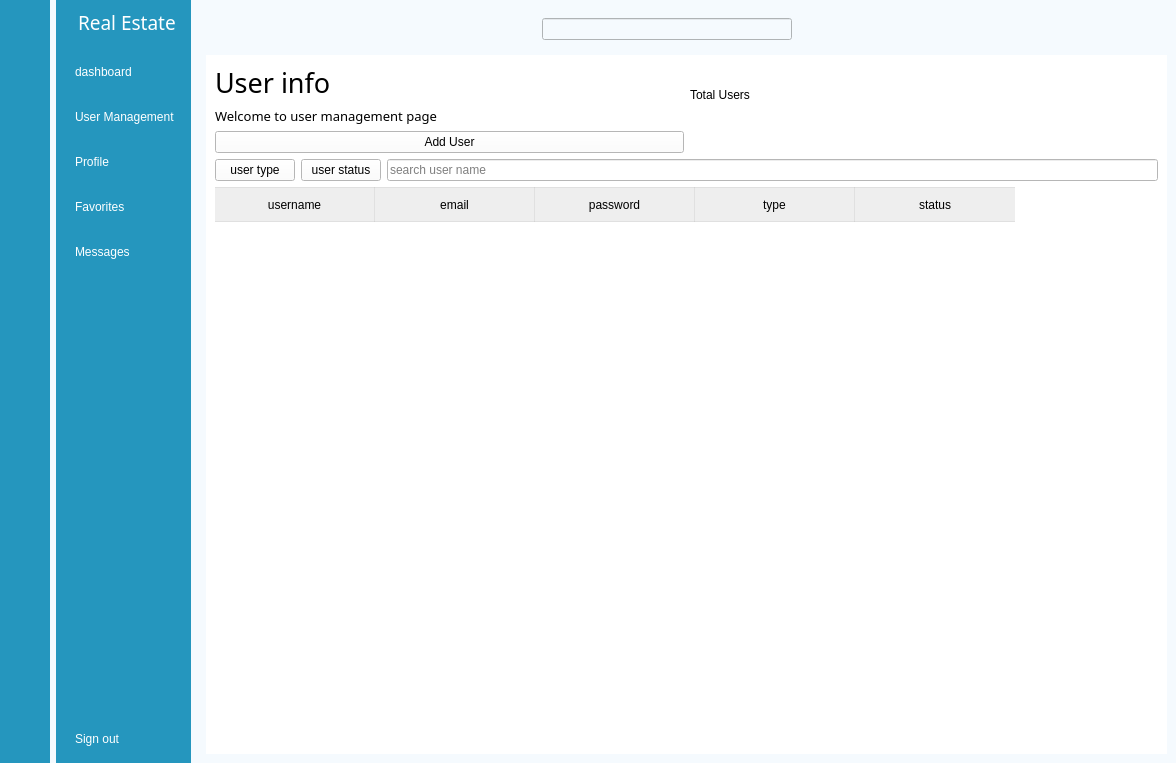
<?xml version="1.0" encoding="UTF-8"?>
<ui version="4.0">
 <class>AdminMenu</class>
 <widget class="QMainWindow" name="AdminMenu">
  <property name="geometry">
   <rect>
    <x>0</x>
    <y>0</y>
    <width>1176</width>
    <height>763</height>
   </rect>
  </property>
  <property name="windowTitle">
   <string>MainWindow</string>
  </property>
  <property name="styleSheet">
   <string notr="true">background-color: rgb(245, 250, 254);</string>
  </property>
  <widget class="QWidget" name="centralwidget">
   <layout class="QGridLayout" name="gridLayout">
    <property name="leftMargin">
     <number>0</number>
    </property>
    <property name="topMargin">
     <number>0</number>
    </property>
    <property name="rightMargin">
     <number>0</number>
    </property>
    <property name="bottomMargin">
     <number>0</number>
    </property>
    <item row="0" column="0">
     <widget class="QWidget" name="icon_name_widget_2" native="true">
      <property name="styleSheet">
       <string notr="true">QWidget{
	
	background-color: rgb(37, 150, 190);
}

QPushButton{
	color:white;
	height:30px;
	border:none;
	font: 10pt &quot;PT Root UI&quot;;
	border-radius:10px
}

QPushButton:checked{
	background-color:#f5fafe;
	color:#1f95ef;
	font-weight:bold
	
}</string>
      </property>
      <layout class="QVBoxLayout" name="verticalLayout_3">
       <item>
        <layout class="QHBoxLayout" name="horizontalLayout_3">
         <item>
          <widget class="QLabel" name="label_4">
           <property name="text">
            <string/>
           </property>
           <property name="pixmap">
            <pixmap resource="res.qrc">:/white/icons/white/home.svg</pixmap>
           </property>
          </widget>
         </item>
        </layout>
       </item>
       <item>
        <layout class="QVBoxLayout" name="verticalLayout">
         <property name="spacing">
          <number>15</number>
         </property>
         <property name="topMargin">
          <number>15</number>
         </property>
         <item>
          <widget class="QPushButton" name="btn_dashboard1">
           <property name="text">
            <string/>
           </property>
           <property name="icon">
            <iconset resource="res.qrc">
             <normaloff>:/icons2/icons/icon2/dashboard_white.png</normaloff>
             <normalon>:/icons2/icons/icon2/dashboard.png</normalon>:/icons2/icons/icon2/dashboard_white.png</iconset>
           </property>
           <property name="checkable">
            <bool>true</bool>
           </property>
           <property name="autoExclusive">
            <bool>true</bool>
           </property>
          </widget>
         </item>
         <item>
          <widget class="QPushButton" name="btn_manage">
           <property name="text">
            <string/>
           </property>
           <property name="icon">
            <iconset resource="res.qrc">
             <normaloff>:/white/icons/white/search.svg</normaloff>
             <normalon>:/icons2/icons/icon2/iconizer-search.svg</normalon>:/white/icons/white/search.svg</iconset>
           </property>
           <property name="checkable">
            <bool>true</bool>
           </property>
           <property name="autoExclusive">
            <bool>true</bool>
           </property>
          </widget>
         </item>
         <item>
          <widget class="QPushButton" name="btn_profile1">
           <property name="text">
            <string/>
           </property>
           <property name="icon">
            <iconset resource="res.qrc">
             <normaloff>:/icons2/icons/icon2/profile_white.png</normaloff>
             <normalon>:/icons2/icons/icon2/profile.png</normalon>:/icons2/icons/icon2/profile_white.png</iconset>
           </property>
           <property name="checkable">
            <bool>true</bool>
           </property>
           <property name="autoExclusive">
            <bool>true</bool>
           </property>
          </widget>
         </item>
         <item>
          <widget class="QPushButton" name="btn_favorites1">
           <property name="text">
            <string/>
           </property>
           <property name="icon">
            <iconset resource="res.qrc">
             <normaloff>:/white/icons/white/heart.svg</normaloff>
             <normalon>:/icons2/icons/icon2/iconizer-heart.svg</normalon>:/white/icons/white/heart.svg</iconset>
           </property>
           <property name="checkable">
            <bool>true</bool>
           </property>
           <property name="autoExclusive">
            <bool>true</bool>
           </property>
          </widget>
         </item>
         <item>
          <widget class="QPushButton" name="btn_messages1">
           <property name="text">
            <string/>
           </property>
           <property name="icon">
            <iconset resource="res.qrc">
             <normaloff>:/icons2/icons/icon2/messages_white.png</normaloff>
             <normalon>:/icons2/icons/icon2/messages.png</normalon>:/icons2/icons/icon2/messages_white.png</iconset>
           </property>
           <property name="checkable">
            <bool>true</bool>
           </property>
           <property name="autoExclusive">
            <bool>true</bool>
           </property>
          </widget>
         </item>
        </layout>
       </item>
       <item>
        <spacer name="verticalSpacer_3">
         <property name="orientation">
          <enum>Qt::Vertical</enum>
         </property>
         <property name="sizeHint" stdset="0">
          <size>
           <width>20</width>
           <height>246</height>
          </size>
         </property>
        </spacer>
       </item>
       <item>
        <widget class="QPushButton" name="btn_signout1">
         <property name="text">
          <string/>
         </property>
         <property name="icon">
          <iconset resource="res.qrc">
           <normaloff>:/icons2/icons/icon2/log_out_white.png</normaloff>
           <normalon>:/icons2/icons/icon2/log_out.png</normalon>:/icons2/icons/icon2/log_out_white.png</iconset>
         </property>
         <property name="checkable">
          <bool>true</bool>
         </property>
        </widget>
       </item>
      </layout>
     </widget>
    </item>
    <item row="0" column="2">
     <widget class="QWidget" name="main_menu" native="true">
      <layout class="QVBoxLayout" name="verticalLayout_5">
       <item>
        <widget class="QWidget" name="header_widget" native="true">
         <layout class="QHBoxLayout" name="horizontalLayout_4">
          <item>
           <widget class="QPushButton" name="btn_nav_bar">
            <property name="styleSheet">
             <string notr="true">border:none;</string>
            </property>
            <property name="text">
             <string/>
            </property>
            <property name="icon">
             <iconset resource="res.qrc">
              <normaloff>:/icons2/icons/icon2/menu.png</normaloff>:/icons2/icons/icon2/menu.png</iconset>
            </property>
            <property name="checkable">
             <bool>true</bool>
            </property>
           </widget>
          </item>
          <item>
           <spacer name="horizontalSpacer_2">
            <property name="orientation">
             <enum>Qt::Horizontal</enum>
            </property>
            <property name="sizeHint" stdset="0">
             <size>
              <width>140</width>
              <height>20</height>
             </size>
            </property>
           </spacer>
          </item>
          <item>
           <layout class="QHBoxLayout" name="horizontalLayout">
            <property name="spacing">
             <number>7</number>
            </property>
            <item>
             <widget class="LineEdit" name="LineEdit">
              <property name="sizePolicy">
               <sizepolicy hsizetype="Expanding" vsizetype="Fixed">
                <horstretch>0</horstretch>
                <verstretch>0</verstretch>
               </sizepolicy>
              </property>
             </widget>
            </item>
            <item>
             <widget class="QPushButton" name="btn_search">
              <property name="styleSheet">
               <string notr="true">border:none</string>
              </property>
              <property name="text">
               <string/>
              </property>
              <property name="icon">
               <iconset resource="res.qrc">
                <normaloff>:/icons2/icons/icon2/search.png</normaloff>:/icons2/icons/icon2/search.png</iconset>
              </property>
             </widget>
            </item>
           </layout>
          </item>
          <item>
           <spacer name="horizontalSpacer">
            <property name="orientation">
             <enum>Qt::Horizontal</enum>
            </property>
            <property name="sizeHint" stdset="0">
             <size>
              <width>162</width>
              <height>20</height>
             </size>
            </property>
           </spacer>
          </item>
          <item>
           <widget class="QPushButton" name="btn_user">
            <property name="styleSheet">
             <string notr="true">border:none;</string>
            </property>
            <property name="text">
             <string/>
            </property>
            <property name="icon">
             <iconset resource="res.qrc">
              <normaloff>:/icons2/icons/icon2/image.png</normaloff>:/icons2/icons/icon2/image.png</iconset>
            </property>
           </widget>
          </item>
         </layout>
        </widget>
       </item>
       <item>
        <widget class="SlideAniStackedWidget" name="SlideAniStackedWidget">
         <property name="styleSheet">
          <string notr="true">background-color: rgb(255, 255, 255);</string>
         </property>
         <property name="currentIndex">
          <number>1</number>
         </property>
         <widget class="QWidget" name="page_dashborad">
          <widget class="TitleLabel" name="TitleLabel">
           <property name="geometry">
            <rect>
             <x>130</x>
             <y>70</y>
             <width>261</width>
             <height>101</height>
            </rect>
           </property>
           <property name="text">
            <string>Dashboard</string>
           </property>
          </widget>
         </widget>
         <widget class="QWidget" name="page_manage">
          <layout class="QGridLayout" name="gridLayout_2">
           <item row="0" column="0">
            <widget class="QLabel" name="label">
             <property name="font">
              <font>
               <family>PT Root UI Bold</family>
               <pointsize>20</pointsize>
               <italic>false</italic>
               <underline>false</underline>
              </font>
             </property>
             <property name="text">
              <string>User info</string>
             </property>
            </widget>
           </item>
           <item row="0" column="1" rowspan="2">
            <widget class="TitleLabel" name="TitleLabel_2">
             <property name="text">
              <string>Total Users</string>
             </property>
            </widget>
           </item>
           <item row="1" column="0">
            <widget class="QLabel" name="label_5">
             <property name="font">
              <font>
               <family>PT Root UI Bold</family>
               <pointsize>10</pointsize>
               <italic>false</italic>
               <underline>false</underline>
              </font>
             </property>
             <property name="text">
              <string>Welcome to user management page</string>
             </property>
            </widget>
           </item>
           <item row="2" column="0">
            <widget class="FilledPushButton" name="btn_addUser">
             <property name="text">
              <string>Add User</string>
             </property>
            </widget>
           </item>
           <item row="3" column="0" colspan="2">
            <layout class="QHBoxLayout" name="horizontalLayout_5">
             <item>
              <widget class="ComboBox" name="ComboBox">
               <property name="text">
                <string>user type</string>
               </property>
              </widget>
             </item>
             <item>
              <widget class="ComboBox" name="ComboBox_2">
               <property name="text">
                <string>user status</string>
               </property>
              </widget>
             </item>
             <item>
              <widget class="SearchLineEdit" name="SearchLineEdit">
               <property name="text">
                <string/>
               </property>
               <property name="placeholderText">
                <string>search user name</string>
               </property>
              </widget>
             </item>
            </layout>
           </item>
           <item row="4" column="0" colspan="2">
            <widget class="TableWidget" name="TableWidget1">
             <property name="styleSheet">
              <string notr="true">QTableView {
    background: transparent;
    outline: none;
    border: none;
    /* font: 13px 'Segoe UI', 'Microsoft YaHei'; */
    selection-background-color: transparent;
    alternate-background-color: transparent;
}

QTableView[isBorderVisible=true] {
    border: 1px solid rgba(0, 0, 0, 15);
}

QTableView::item {
    background: transparent;
    border: 0px;
    padding-left: 16px;
    padding-right: 16px;
    height: 35px;
}


QTableView::indicator {
    width: 18px;
    height: 18px;
    border-radius: 5px;
    border: none;
    background-color: transparent;
}


QHeaderView {
    background-color: transparent;
}

QHeaderView::section {
    background-color:  ;
	background-color: rgb(238, 238, 238);
    color: black;
    padding-left: 5px;
    padding-right: 5px;
    border: 1px solid rgba(0, 0, 0, 15);
    font: 17px 'Segoe UI', 'Microsoft YaHei', 'PingFang SC';
}

QHeaderView::section:horizontal {
    border-left: none;
    height: 33px;
}

QTableView[isBorderVisible=true] QHeaderView::section:horizontal {
    border-top: none;
}

QHeaderView::section:horizontal:last {
    border-right: none;
}

QHeaderView::section:vertical {
    border-top: none;
}

QHeaderView::section:checked {
    background-color: transparent;
}

QHeaderView::down-arrow {
    subcontrol-origin: padding;
    subcontrol-position: center right;
    margin-right: 6px;
    image: url(:/qfluentwidgets/images/table_view/Down_black.svg);
}

QHeaderView::up-arrow {
    subcontrol-origin: padding;
    subcontrol-position: center right;
    margin-right: 6px;
    image: url(:/qfluentwidgets/images/table_view/Up_black.svg);
}

QTableCornerButton::section {
    background-color: transparent;
    border: 1px solid rgba(0, 0, 0, 15);
}

QTableCornerButton::section:pressed {
    background-color: rgba(0, 0, 0, 12);
}</string>
             </property>
             <attribute name="horizontalHeaderDefaultSectionSize">
              <number>160</number>
             </attribute>
             <column>
              <property name="text">
               <string>username</string>
              </property>
             </column>
             <column>
              <property name="text">
               <string>email</string>
              </property>
             </column>
             <column>
              <property name="text">
               <string>password</string>
              </property>
             </column>
             <column>
              <property name="text">
               <string>type</string>
              </property>
             </column>
             <column>
              <property name="text">
               <string>status</string>
              </property>
             </column>
            </widget>
           </item>
          </layout>
         </widget>
         <widget class="QWidget" name="page_profile">
          <widget class="TitleLabel" name="TitleLabel_3">
           <property name="geometry">
            <rect>
             <x>250</x>
             <y>170</y>
             <width>123</width>
             <height>38</height>
            </rect>
           </property>
           <property name="text">
            <string>Profile</string>
           </property>
          </widget>
         </widget>
         <widget class="QWidget" name="page_favorites">
          <widget class="TitleLabel" name="TitleLabel_4">
           <property name="geometry">
            <rect>
             <x>270</x>
             <y>140</y>
             <width>123</width>
             <height>38</height>
            </rect>
           </property>
           <property name="text">
            <string>Favorites</string>
           </property>
          </widget>
         </widget>
         <widget class="QWidget" name="page_messages">
          <widget class="TitleLabel" name="TitleLabel_5">
           <property name="geometry">
            <rect>
             <x>240</x>
             <y>190</y>
             <width>123</width>
             <height>38</height>
            </rect>
           </property>
           <property name="text">
            <string>Messages</string>
           </property>
          </widget>
         </widget>
        </widget>
       </item>
      </layout>
     </widget>
    </item>
    <item row="0" column="1">
     <widget class="QWidget" name="icon_name_widget" native="true">
      <property name="styleSheet">
       <string notr="true">QWidget{
	background-color: rgb(37, 150, 190);
	color:white;
}

QPushButton{
	color:white;
	text-align:left;
	height:30px;
	font: 10pt &quot;PT Root UI&quot;;
	border:none;
	padding-left:10px;
	border-top-left-radius:10px;
	border-bottom-left-radius:10px;
}

QPushButton:checked{
	background-color:#f5fafe;
	color:#1f95ef;
	font-weight:bold

}</string>
      </property>
      <layout class="QVBoxLayout" name="verticalLayout_4">
       <property name="rightMargin">
        <number>0</number>
       </property>
       <item>
        <layout class="QHBoxLayout" name="horizontalLayout_2">
         <property name="rightMargin">
          <number>15</number>
         </property>
         <item>
          <widget class="QLabel" name="label_2">
           <property name="text">
            <string/>
           </property>
           <property name="pixmap">
            <pixmap resource="res.qrc">:/white/icons/white/home.svg</pixmap>
           </property>
          </widget>
         </item>
         <item>
          <widget class="QLabel" name="label_3">
           <property name="font">
            <font>
             <family>PT Root UI Bold</family>
             <pointsize>14</pointsize>
             <weight>9</weight>
             <italic>false</italic>
             <bold>false</bold>
            </font>
           </property>
           <property name="styleSheet">
            <string notr="true">font: 75 14pt &quot;PT Root UI Bold&quot;;</string>
           </property>
           <property name="text">
            <string>Real Estate</string>
           </property>
          </widget>
         </item>
        </layout>
       </item>
       <item>
        <layout class="QVBoxLayout" name="verticalLayout_2">
         <property name="spacing">
          <number>15</number>
         </property>
         <property name="topMargin">
          <number>15</number>
         </property>
         <item>
          <widget class="QPushButton" name="btn_dashboard2">
           <property name="text">
            <string>dashboard</string>
           </property>
           <property name="icon">
            <iconset resource="res.qrc">
             <normaloff>:/icons2/icons/icon2/dashboard_white.png</normaloff>
             <normalon>:/icons2/icons/icon2/dashboard.png</normalon>:/icons2/icons/icon2/dashboard_white.png</iconset>
           </property>
           <property name="checkable">
            <bool>true</bool>
           </property>
           <property name="autoExclusive">
            <bool>true</bool>
           </property>
          </widget>
         </item>
         <item>
          <widget class="QPushButton" name="btn_manage2">
           <property name="text">
            <string>User Management</string>
           </property>
           <property name="icon">
            <iconset resource="res.qrc">
             <normaloff>:/white/icons/white/search.svg</normaloff>
             <normalon>:/icons2/icons/icon2/iconizer-search.svg</normalon>:/white/icons/white/search.svg</iconset>
           </property>
           <property name="checkable">
            <bool>true</bool>
           </property>
           <property name="autoExclusive">
            <bool>true</bool>
           </property>
          </widget>
         </item>
         <item>
          <widget class="QPushButton" name="btn_profile2">
           <property name="text">
            <string>Profile</string>
           </property>
           <property name="icon">
            <iconset resource="res.qrc">
             <normaloff>:/icons2/icons/icon2/profile_white.png</normaloff>
             <normalon>:/icons2/icons/icon2/profile.png</normalon>:/icons2/icons/icon2/profile_white.png</iconset>
           </property>
           <property name="checkable">
            <bool>true</bool>
           </property>
           <property name="autoExclusive">
            <bool>true</bool>
           </property>
          </widget>
         </item>
         <item>
          <widget class="QPushButton" name="btn_favorites2">
           <property name="text">
            <string>Favorites</string>
           </property>
           <property name="icon">
            <iconset resource="res.qrc">
             <normaloff>:/white/icons/white/heart.svg</normaloff>
             <normalon>:/icons2/icons/icon2/iconizer-heart.svg</normalon>:/white/icons/white/heart.svg</iconset>
           </property>
           <property name="checkable">
            <bool>true</bool>
           </property>
           <property name="autoExclusive">
            <bool>true</bool>
           </property>
          </widget>
         </item>
         <item>
          <widget class="QPushButton" name="btn_messages2">
           <property name="text">
            <string>Messages</string>
           </property>
           <property name="icon">
            <iconset resource="res.qrc">
             <normaloff>:/icons2/icons/icon2/messages_white.png</normaloff>
             <normalon>:/icons2/icons/icon2/messages.png</normalon>:/icons2/icons/icon2/messages_white.png</iconset>
           </property>
           <property name="checkable">
            <bool>true</bool>
           </property>
           <property name="autoExclusive">
            <bool>true</bool>
           </property>
          </widget>
         </item>
        </layout>
       </item>
       <item>
        <spacer name="verticalSpacer_2">
         <property name="orientation">
          <enum>Qt::Vertical</enum>
         </property>
         <property name="sizeHint" stdset="0">
          <size>
           <width>20</width>
           <height>246</height>
          </size>
         </property>
        </spacer>
       </item>
       <item>
        <widget class="QPushButton" name="btn_signout2">
         <property name="text">
          <string>Sign out</string>
         </property>
         <property name="icon">
          <iconset resource="res.qrc">
           <normaloff>:/icons2/icons/icon2/log_out_white.png</normaloff>
           <normalon>:/icons2/icons/icon2/log_out.png</normalon>:/icons2/icons/icon2/log_out_white.png</iconset>
         </property>
         <property name="checkable">
          <bool>true</bool>
         </property>
        </widget>
       </item>
      </layout>
     </widget>
    </item>
   </layout>
  </widget>
 </widget>
 <customwidgets>
  <customwidget>
   <class>ComboBox</class>
   <extends>QPushButton</extends>
   <header>qfluentwidgets</header>
  </customwidget>
  <customwidget>
   <class>PushButton</class>
   <extends>QPushButton</extends>
   <header>qfluentwidgets</header>
  </customwidget>
  <customwidget>
   <class>FilledPushButton</class>
   <extends>PushButton</extends>
   <header>qfluentwidgetspro</header>
  </customwidget>
  <customwidget>
   <class>SlideAniStackedWidget</class>
   <extends>QStackedWidget</extends>
   <header>qfluentwidgetspro</header>
   <container>1</container>
  </customwidget>
  <customwidget>
   <class>TitleLabel</class>
   <extends>QLabel</extends>
   <header>qfluentwidgets</header>
  </customwidget>
  <customwidget>
   <class>LineEdit</class>
   <extends>QLineEdit</extends>
   <header>qfluentwidgets</header>
  </customwidget>
  <customwidget>
   <class>SearchLineEdit</class>
   <extends>LineEdit</extends>
   <header>qfluentwidgets</header>
  </customwidget>
  <customwidget>
   <class>TableWidget</class>
   <extends>QTableWidget</extends>
   <header>qfluentwidgets</header>
  </customwidget>
 </customwidgets>
 <resources>
  <include location="res.qrc"/>
 </resources>
 <connections>
  <connection>
   <sender>btn_messages1</sender>
   <signal>toggled(bool)</signal>
   <receiver>btn_messages2</receiver>
   <slot>setChecked(bool)</slot>
   <hints>
    <hint type="sourcelabel">
     <x>58</x>
     <y>298</y>
    </hint>
    <hint type="destinationlabel">
     <x>171</x>
     <y>294</y>
    </hint>
   </hints>
  </connection>
  <connection>
   <sender>btn_favorites1</sender>
   <signal>toggled(bool)</signal>
   <receiver>btn_favorites2</receiver>
   <slot>setChecked(bool)</slot>
   <hints>
    <hint type="sourcelabel">
     <x>58</x>
     <y>243</y>
    </hint>
    <hint type="destinationlabel">
     <x>161</x>
     <y>248</y>
    </hint>
   </hints>
  </connection>
  <connection>
   <sender>btn_profile1</sender>
   <signal>toggled(bool)</signal>
   <receiver>btn_profile2</receiver>
   <slot>setChecked(bool)</slot>
   <hints>
    <hint type="sourcelabel">
     <x>43</x>
     <y>205</y>
    </hint>
    <hint type="destinationlabel">
     <x>139</x>
     <y>203</y>
    </hint>
   </hints>
  </connection>
  <connection>
   <sender>btn_manage</sender>
   <signal>toggled(bool)</signal>
   <receiver>btn_manage2</receiver>
   <slot>setChecked(bool)</slot>
   <hints>
    <hint type="sourcelabel">
     <x>48</x>
     <y>160</y>
    </hint>
    <hint type="destinationlabel">
     <x>192</x>
     <y>159</y>
    </hint>
   </hints>
  </connection>
  <connection>
   <sender>btn_dashboard1</sender>
   <signal>toggled(bool)</signal>
   <receiver>btn_dashboard2</receiver>
   <slot>setChecked(bool)</slot>
   <hints>
    <hint type="sourcelabel">
     <x>39</x>
     <y>113</y>
    </hint>
    <hint type="destinationlabel">
     <x>182</x>
     <y>115</y>
    </hint>
   </hints>
  </connection>
  <connection>
   <sender>btn_dashboard2</sender>
   <signal>toggled(bool)</signal>
   <receiver>btn_dashboard1</receiver>
   <slot>setChecked(bool)</slot>
   <hints>
    <hint type="sourcelabel">
     <x>116</x>
     <y>104</y>
    </hint>
    <hint type="destinationlabel">
     <x>50</x>
     <y>108</y>
    </hint>
   </hints>
  </connection>
  <connection>
   <sender>btn_manage2</sender>
   <signal>toggled(bool)</signal>
   <receiver>btn_manage</receiver>
   <slot>setChecked(bool)</slot>
   <hints>
    <hint type="sourcelabel">
     <x>120</x>
     <y>149</y>
    </hint>
    <hint type="destinationlabel">
     <x>63</x>
     <y>155</y>
    </hint>
   </hints>
  </connection>
  <connection>
   <sender>btn_profile2</sender>
   <signal>toggled(bool)</signal>
   <receiver>btn_profile1</receiver>
   <slot>setChecked(bool)</slot>
   <hints>
    <hint type="sourcelabel">
     <x>121</x>
     <y>210</y>
    </hint>
    <hint type="destinationlabel">
     <x>53</x>
     <y>209</y>
    </hint>
   </hints>
  </connection>
  <connection>
   <sender>btn_favorites2</sender>
   <signal>toggled(bool)</signal>
   <receiver>btn_favorites1</receiver>
   <slot>setChecked(bool)</slot>
   <hints>
    <hint type="sourcelabel">
     <x>127</x>
     <y>255</y>
    </hint>
    <hint type="destinationlabel">
     <x>68</x>
     <y>256</y>
    </hint>
   </hints>
  </connection>
  <connection>
   <sender>btn_messages2</sender>
   <signal>toggled(bool)</signal>
   <receiver>btn_messages1</receiver>
   <slot>setChecked(bool)</slot>
   <hints>
    <hint type="sourcelabel">
     <x>123</x>
     <y>298</y>
    </hint>
    <hint type="destinationlabel">
     <x>52</x>
     <y>300</y>
    </hint>
   </hints>
  </connection>
  <connection>
   <sender>btn_nav_bar</sender>
   <signal>toggled(bool)</signal>
   <receiver>icon_name_widget_2</receiver>
   <slot>setHidden(bool)</slot>
   <hints>
    <hint type="sourcelabel">
     <x>351</x>
     <y>37</y>
    </hint>
    <hint type="destinationlabel">
     <x>70</x>
     <y>380</y>
    </hint>
   </hints>
  </connection>
  <connection>
   <sender>btn_nav_bar</sender>
   <signal>toggled(bool)</signal>
   <receiver>icon_name_widget</receiver>
   <slot>setVisible(bool)</slot>
   <hints>
    <hint type="sourcelabel">
     <x>360</x>
     <y>46</y>
    </hint>
    <hint type="destinationlabel">
     <x>230</x>
     <y>436</y>
    </hint>
   </hints>
  </connection>
  <connection>
   <sender>btn_signout1</sender>
   <signal>toggled(bool)</signal>
   <receiver>AdminMenu</receiver>
   <slot>close()</slot>
   <hints>
    <hint type="sourcelabel">
     <x>50</x>
     <y>586</y>
    </hint>
    <hint type="destinationlabel">
     <x>36</x>
     <y>667</y>
    </hint>
   </hints>
  </connection>
  <connection>
   <sender>btn_signout2</sender>
   <signal>toggled(bool)</signal>
   <receiver>AdminMenu</receiver>
   <slot>close()</slot>
   <hints>
    <hint type="sourcelabel">
     <x>172</x>
     <y>588</y>
    </hint>
    <hint type="destinationlabel">
     <x>163</x>
     <y>696</y>
    </hint>
   </hints>
  </connection>
 </connections>
</ui>
